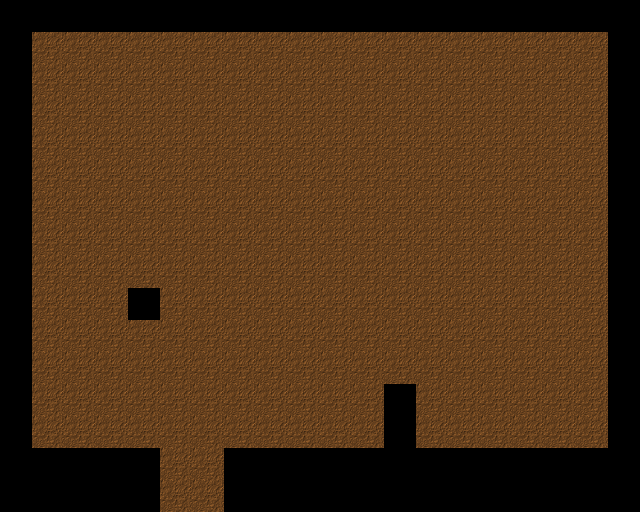

Tiled map render using the project's own tile images. Description and the whole map definition, tile-layer contents included, below:
An orthogonal 20x16 tile map with 32x32 px tiles, 2 tile layers (Kachelebene 1, Kachelebene 2) and 14 objects (6x Collision, 4x Picture, EnemySpawnRight, PlayerSpawn, Teleporter, ...).

<map version="1.0" orientation="orthogonal" width="20" height="16" tilewidth="32" tileheight="32">
 <tileset firstgid="1" name="wall" tilewidth="32" tileheight="32">
  <image source="wall.png" width="320" height="320" />
 </tileset>
 <layer name="Kachelebene 1" width="20" height="16">
  <data encoding="csv">
1,1,1,1,1,1,1,1,1,1,1,1,1,1,1,1,1,1,1,1,
1,11,11,11,11,11,11,11,11,11,11,11,11,11,11,11,11,11,11,1,
1,11,11,11,11,11,11,11,11,11,11,11,11,11,11,11,11,11,11,1,
1,11,11,11,11,11,11,11,11,11,11,11,11,11,11,11,11,11,11,1,
1,11,11,11,11,11,11,11,11,11,11,11,11,11,11,11,11,11,11,1,
1,11,11,11,11,11,11,11,11,11,11,11,11,11,11,11,11,11,11,1,
1,11,11,11,11,11,11,11,11,11,11,11,11,11,11,11,11,11,11,1,
1,11,11,11,11,11,11,11,11,11,11,11,11,11,11,11,11,11,11,1,
1,11,11,11,11,11,11,11,11,11,11,11,11,11,11,11,11,11,11,1,
1,11,11,11,1,11,11,11,11,11,11,11,11,11,11,11,11,11,11,1,
1,11,11,11,11,11,11,11,11,11,11,11,11,11,11,11,11,11,11,1,
1,11,11,11,11,11,11,11,11,11,11,11,11,11,11,11,11,11,11,1,
1,11,11,11,11,11,11,11,11,11,11,11,1,11,11,11,11,11,11,1,
1,11,11,11,11,11,11,11,11,11,11,11,1,11,11,11,11,11,11,1,
1,1,1,1,1,11,11,1,1,1,1,1,1,1,1,1,1,1,1,1,
1,1,1,1,1,11,11,1,1,1,1,1,1,1,1,1,1,1,1,1
</data>
 </layer>
 <layer name="Kachelebene 2" width="20" height="16">
  <data encoding="csv">
0,0,0,0,0,0,0,0,0,0,0,0,0,0,0,0,0,0,0,0,
0,0,0,0,0,0,0,0,0,0,0,0,0,0,0,0,0,0,0,0,
0,0,0,0,0,0,0,0,0,0,0,0,0,0,0,0,0,0,0,0,
0,0,0,0,0,0,0,0,0,0,0,0,0,0,0,0,0,0,0,0,
0,0,0,0,0,0,0,0,0,0,0,0,0,0,0,0,0,0,0,0,
0,0,0,0,0,0,0,0,0,0,0,0,0,0,0,0,0,0,0,0,
0,0,0,0,0,0,0,0,0,0,0,0,0,0,0,0,0,0,0,0,
0,0,0,0,0,0,0,0,0,0,0,0,0,0,0,0,0,0,0,0,
0,0,0,0,0,0,0,0,0,0,0,0,0,0,0,0,0,0,0,0,
0,0,0,0,0,0,0,0,0,0,0,0,0,0,0,0,0,0,0,0,
0,0,0,0,0,0,0,0,0,0,0,0,0,0,0,0,0,0,0,0,
0,0,0,0,0,0,0,0,0,0,0,0,0,0,0,0,0,0,0,0,
0,0,0,0,0,0,0,0,0,0,0,0,0,0,0,0,0,0,0,0,
0,0,0,0,0,0,0,0,0,0,0,0,0,0,0,0,0,0,0,0,
0,0,0,0,0,0,0,0,0,0,0,0,0,0,0,0,0,0,0,0,
0,0,0,0,0,0,0,0,0,0,0,0,0,0,0,0,0,0,0,0
</data>
 </layer>
 <objectgroup name="Collision" width="20" height="16">
  <object type="Collision" x="608" y="33" width="32" height="416" />
  <object type="Collision" x="0" y="32" width="32" height="416" />
  <object type="Collision" x="0" y="0" width="640" height="32" />
  <object type="Collision" x="384" y="384" width="32" height="64" />
  <object type="Collision" x="224" y="448" width="416" height="64" />
  <object type="Collision" x="0" y="448" width="160" height="64" />
 </objectgroup>
 <objectgroup name="Pictures" width="20" height="16">
  <object type="Picture" gid="14" x="576" y="448" />
  <object type="Picture" gid="4" x="576" y="416" />
  <object type="Picture" gid="4" x="32" y="416" />
  <object type="Picture" gid="14" x="32" y="448" />
  <object type="EnemySpawnRight" gid="34" x="226" y="430" />
 </objectgroup>
 <objectgroup name="Eventstuff" width="20" height="16">
  <object type="PlayerSpawn" x="288" y="416" width="32" height="32" />
  <object name="testLevel3.tmx" type="Teleporter" x="32" y="384" width="32" height="64" />
  <object type="EnemySpawnLeft" gid="34" x="444" y="340" />
 </objectgroup>
</map>
